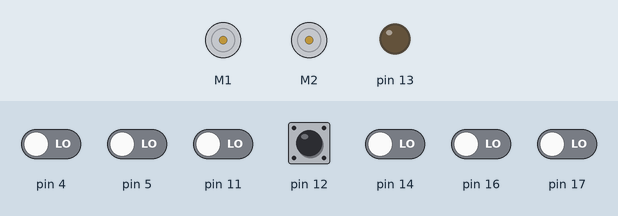
Bench run of a sketch on a simulated Arduino Uno, built with avr-gcc and run on an emulated ATmega328P. On the bench: 2 × DC motor (green arrow = forward, orange = backward, longer = faster), output pins drawn as LEDs (lit = HIGH). The inputs (shaded band) are chosen by the test bench; at power-on: pin 12 HIGH, pin 4, pin 5, pin 11, pin 14, pin 16, pin 17 LOW.

Above: at 0.8 s.
0.9 s: pin 12 pulled LOW for 0.15 s
At 1.8 s:
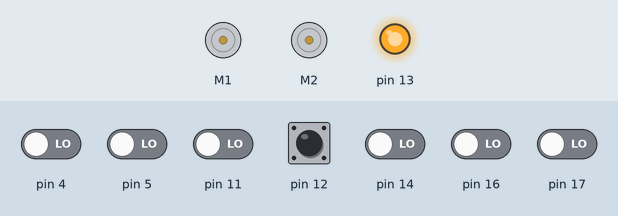
At 3.2 s:
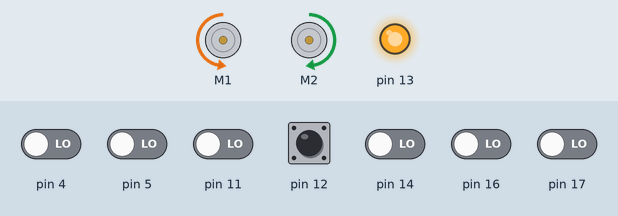
4.0 s: pin 12 pulled LOW for 3.2 s
At 8.6 s:
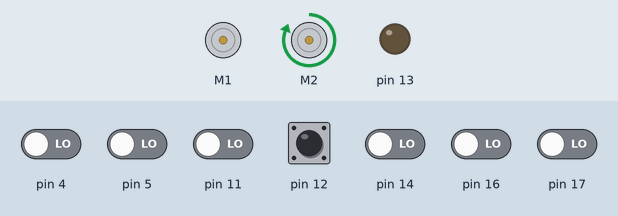
Timing chart, 0 to 10.1 s (numbered marks = the images above; inputs shaded):
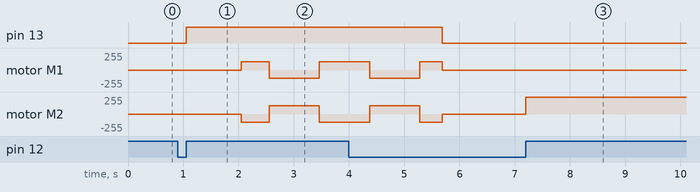

Measured:
- after the input at 0.9 s, pin 13: LOW → HIGH after 0.15 s; motor M1: stopped → forward 127/255 after 1.2 s, → backward 127/255 0.50 s later, → forward 127/255 0.91 s later; motor M2: stopped → backward 127/255 after 1.2 s, → forward 127/255 0.50 s later, → backward 127/255 0.91 s later

The sketch:

PLab-ZumoLineFollower.ino
```cpp
/*
 * Demo line-following code for the Pololu Zumo Robot
 *
 * This code will follow a black line on a white background, using a
 * PID-based algorithm.  It works decently on courses with smooth, 6"
 * radius curves and has been tested with Zumos using 30:1 HP and
 * 75:1 HP motors.  Modifications might be required for it to work
 * well on different courses or with different motors.
 *
 * http://www.pololu.com/catalog/product/2506
 * http://www.pololu.com
 * http://forum.pololu.com
 */

#include <QTRSensors.h>
#include <ZumoReflectanceSensorArray.h>
#include <ZumoMotors.h>
#include <Pushbutton.h>

ZumoReflectanceSensorArray reflectanceSensors;
ZumoMotors motors;
Pushbutton button(ZUMO_BUTTON);
int lastError = 0;

// This is the maximum speed the motors will be allowed to turn.
// (400 lets the motors go at top speed; decrease to impose a speed limit)
const int MAX_SPEED = 400;
// Set constants for PID control
const float KP = 0.5;  // Proportional constant
const float KD = 6;    // Derivative constant
const int SV = 2500; // Set-value for position (in the middle of sensors)


void setup()
{

  reflectanceSensors.init();
  button.waitForButton();  // wait to start calibration

  // Turn on LED to indicate we are in calibration mode
  pinMode(13, OUTPUT);
  digitalWrite(13, HIGH);

  // Wait 1 second and then begin automatic sensor calibration
  // by rotating in place to sweep the sensors over the line
  delay(1000);
  int i;
  for(i = 0; i < 80; i++)
  {
    if ((i > 10 && i <= 30) || (i > 50 && i <= 70))
      motors.setSpeeds(-200, 200);
    else
      motors.setSpeeds(200, -200);

    reflectanceSensors.calibrate();

    // Since our counter runs to 80, the total delay will be
    // 80*20 = 1600 ms.
    delay(20);
  }
  motors.setSpeeds(0,0);

  // Turn off LED to indicate we are through with calibration
  digitalWrite(13, LOW);

  // Wait for the user button to be pressed and released
  button.waitForButton();
}

void loop()
{
  unsigned int sensors[6];

  int pv = reflectanceSensors.readLine(sensors);
  // Our "error" is how far we are away from the center of the line, which
  // corresponds to position 2500.
  int error = pv - SV;
  // do PD computation ( Integral is not used)
  int speedDifference = KP*error + KD * (error - lastError);

  lastError = error;

  // Get individual motor speeds.  The sign of speedDifference
  // determines if the robot turns left or right.
  int m1Speed = MAX_SPEED + speedDifference;
  int m2Speed = MAX_SPEED - speedDifference;

  // Here we constrain our motor speeds to be between 0 and MAX_SPEED.
  // Generally speaking, one motor will always be turning at MAX_SPEED
  // and the other will be at MAX_SPEED-|speedDifference| if that is positive,
  // else it will be stationary.  For some applications, you might want to
  // allow the motor speed to go negative so that it can spin in reverse.
  if (m1Speed < 0)
    m1Speed = 0;
  if (m2Speed < 0)
    m2Speed = 0;
  if (m1Speed > MAX_SPEED)
    m1Speed = MAX_SPEED;
  if (m2Speed > MAX_SPEED)
    m2Speed = MAX_SPEED;

  motors.setSpeeds(m1Speed, m2Speed);
}
```
